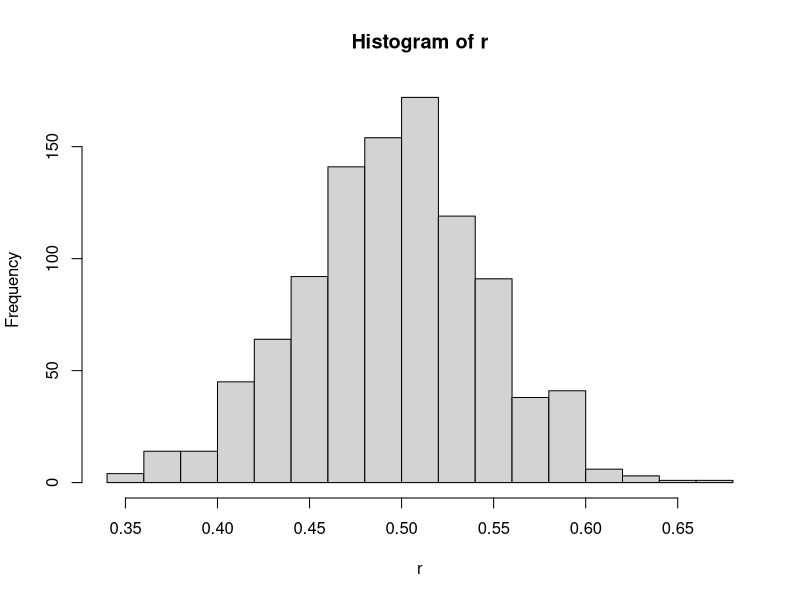

The R script that drew this image:
## Time-stamp: <2017-11-14 14:45:53 chl>

##
## Placeholder for assignment #1.
##

set.seed(101)

## 1. Générer une séquence de n événements 0/1, avec p = 0,5.
foo <- function(n) sample(c(0,1), n, replace = TRUE)

## foo <- function(n) ifelse(runif(n, 0, 1) > 0.5, 1, 0)
## rbinom(n = 10, size = 1, prob = 0.5)

foo(10)

## 2a. Calculer la proportion de résultats positifs obtenus en (1).
## 2b. Faire varier n, n = {10, 100, 1000, 1e4, 1e6}
x <- foo(10)
sum(x) / length(x)
mean(x)

n <- c(10, 100, 1000, 1e4, 1e6)
r <- numeric(length(n))

for (i in 1:length(n)) {
  r[i] <- mean(foo(n[i]))
}


## 3. Répéter l'expérience m = 1000 fois, avec n fixé à 100, et vérifier
## la distribution des proportions observées.
n = 100   ## taille échantillon
m = 1000  ## nb expériences
r = numeric(m)

for (i in 1:m) {
  r[i] <- mean(foo(n))
}

hist(r, breaks = 15)


## 4a. Quel est le 1er événement positif pour une expérience ?
## 4b. En moyenne pour m = 1000 expériences ?
x = foo(20)
which(x == 1)[1]
